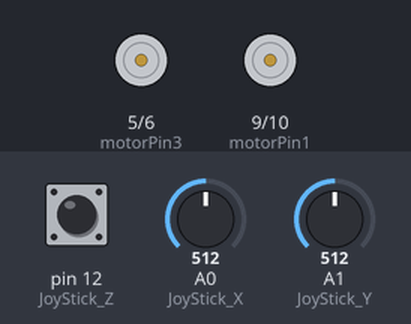
Simulated run of this sketch. Board: Arduino Uno, built with avr-gcc and run on an emulated ATmega328P. Parts: motor-driver pin pairs drawn as motors (green arrow = first pin HIGH = forward, orange = second pin HIGH = backward, longer = more drive). The inputs (shaded band) are chosen by the test bench; at power-on: A0 (JoyStick_X) = 512, pin 12 (JoyStick_Z) HIGH, A1 (JoyStick_Y) = 512.

Above: at 1.2 s.
1.3 s: A0 (JoyStick_X) set to 683
2.8 s: A0 (JoyStick_X) set to 718
At 3.3 s:
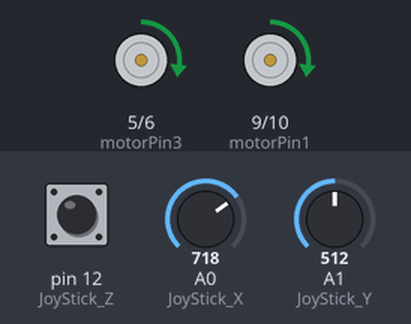
4.3 s: A0 (JoyStick_X) set to 290
At 5.6 s:
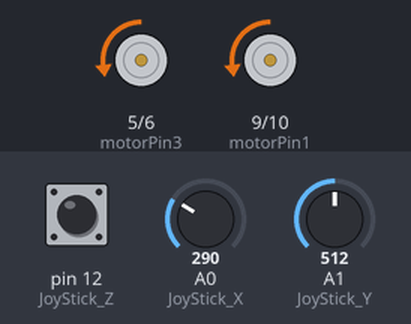
Timing chart, 0 to 7.3 s (numbered marks = the images above; inputs shaded):
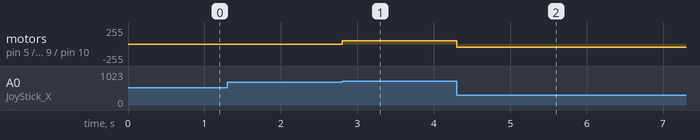

The sketch:

joystick_test.ino
```cpp
// Module KY023
// For more info see http://tkkrlab.nl/wiki/Arduino_KY-023_XY-axis_joystick_module
int JoyStick_X = A0; // x
int JoyStick_Y = A1; // y
int JoyStick_Z = 12; // key

const int motorPin1 = 9,motorPin2 = 10;        //right motor
const int motorPin3 = 5,motorPin4 = 6;       //left motor

int beshi=50;
int rotatespeed=30;

void setup ()
{
  pinMode (JoyStick_X, INPUT);
  pinMode (JoyStick_Y, INPUT);
  pinMode (JoyStick_Z, INPUT_PULLUP);

  pinMode(motorPin1, OUTPUT);
  pinMode(motorPin2, OUTPUT);
  pinMode(motorPin3, OUTPUT);
  pinMode(motorPin4, OUTPUT);

  Serial.begin (9600); // 9600 bps
}

void loop ()
{
  int x, y, z;
  x = analogRead (JoyStick_X);
  y = analogRead (JoyStick_Y);
  z = digitalRead (JoyStick_Z);

  /*for printvalue
  Serial.print (x, DEC);
  Serial.print (",");
  Serial.print (y, DEC);
  Serial.print (",");
  Serial.println (z, DEC);
  delay (100);
  */

  if (x>700 )
  {
    goForward();
  }
  else if (x<300)
  {
    goBackward();
  }
  else if (y>700)
  {
    CRotate();
  }
  else if (y<300)
  {
    ACRotate();
  }
  else
  {
    brake();
  }


}

void goForward()
{
  analogWrite(motorPin1, beshi);
  analogWrite(motorPin2 , 0);
  analogWrite(motorPin3, beshi);
  analogWrite(motorPin4, 0);

}

void goBackward()
{
  analogWrite(motorPin1, 0);
  analogWrite(motorPin2 , beshi);
  analogWrite(motorPin3, 0);
  analogWrite(motorPin4,beshi);

}

void ACRotate()
{
  analogWrite(motorPin1, rotatespeed);
  analogWrite(motorPin2, 0);
  analogWrite(motorPin3, 0);
  analogWrite(motorPin4, rotatespeed);

}

void CRotate()
{
  analogWrite(motorPin1, 0);
  analogWrite(motorPin2, rotatespeed);
  analogWrite(motorPin3, rotatespeed);
  analogWrite(motorPin4, 0);

}

void brake()
{
  analogWrite(motorPin1, 0);
  analogWrite(motorPin2, 0);
  analogWrite(motorPin3, 0);
  analogWrite(motorPin4, 0);

}
```

Measured:
- the behaviour switches between 700 and 701 on A0 (JoyStick_X) (found by bisection; images 0 and 1)
- after the input at 1.3 s, every drawn part: stays the same
- after the input at 2.8 s, motor on pin 5 (motorPin3) / pin 6 (motorPin4), motor on pin 9 (motorPin1) / pin 10 (motorPin2): stopped → forward 50/255 at once
- after the input at 4.3 s, motor on pin 5 (motorPin3) / pin 6 (motorPin4), motor on pin 9 (motorPin1) / pin 10 (motorPin2): forward 50/255 → backward 50/255 at once
